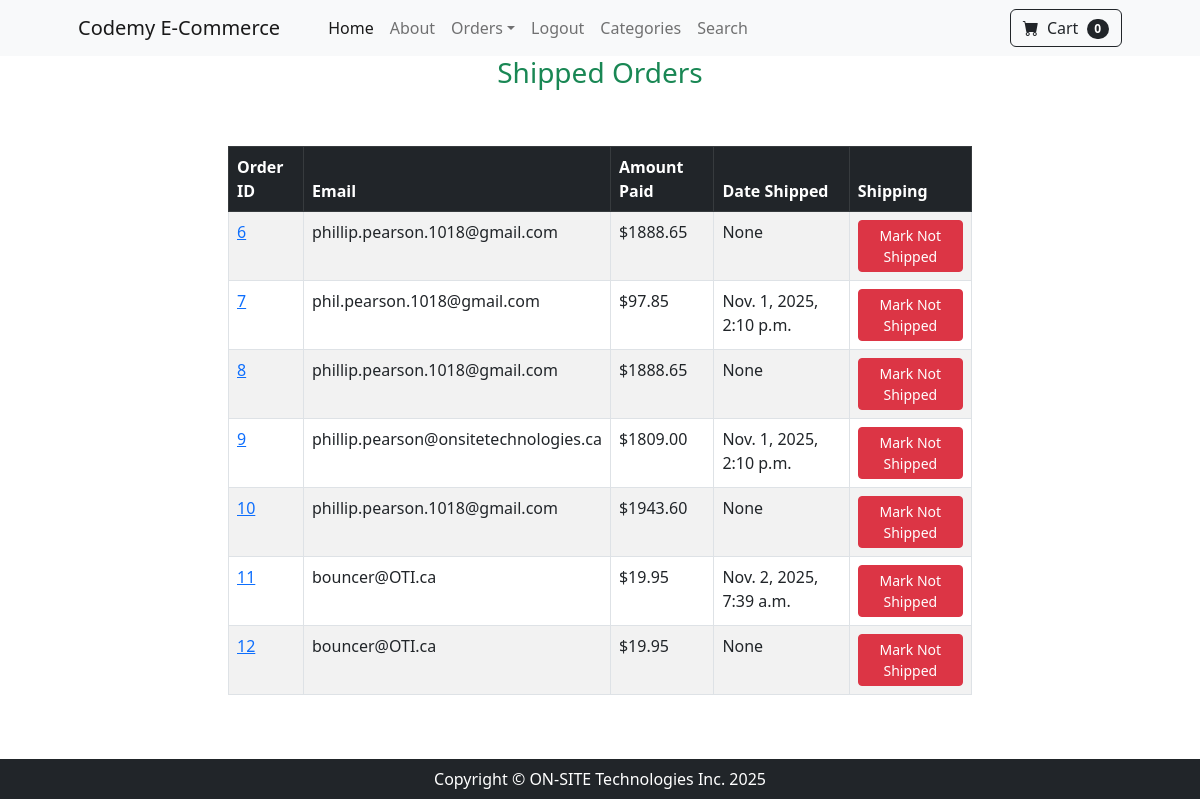
Page /payment/shipped_dash/ (signed in) on the earlier database version.
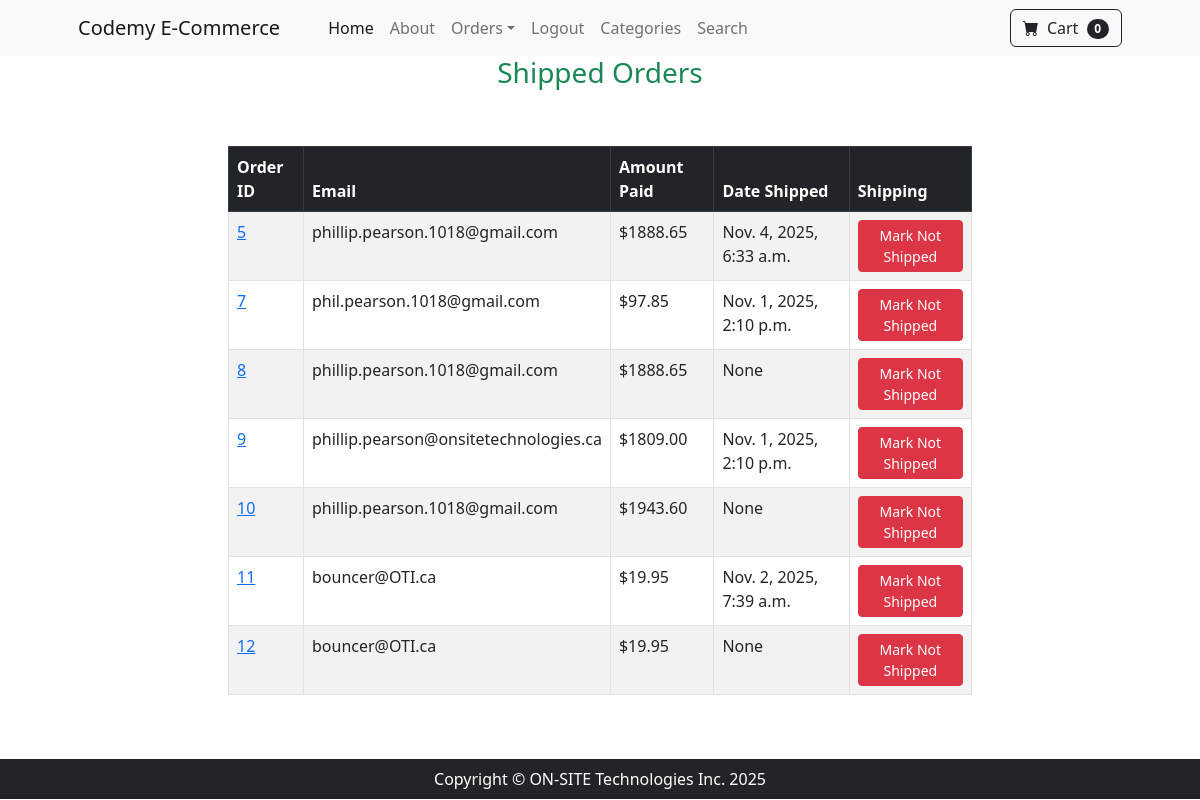
Same page on the later database version.
### payment/models.py (models this page shows, shortened)
class Order(models.Model):
  user = models.ForeignKey(User, on_delete=models.CASCADE, null=True, blank=True)
  full_name = models.CharField(max_length=250, blank=True)
  email = models.EmailField(max_length=250, blank=True)
  shipping_address = models.TextField(max_length=20000, blank=True)
  amount_paid = models.DecimalField(max_digits=10, decimal_places=2)
  date_ordered = models.DateTimeField(auto_now_add=True)
  shipped = models.BooleanField(default=False)
  date_shipped = models.DateTimeField(blank=True, null=True)

### payment/views.py (the view, shortened to what this page needs)
# urls.py: path('shipped_dash/', views.shipped_dash, name='shipped_dash'),
def shipped_dash(request):
  if request.user.is_authenticated and request.user.is_superuser:
    orders = Order.objects.filter(shipped=True)
    return render(request, 'payment/shipped_dash.html', {'orders': orders})
  else:
    messages.warning(request, 'Access Forbidden!')
    return redirect('home')

### cart/cart.py (called while the page is built)
  def __len__(self):
    return len(self.cart)

### cart/context_processors.py (called while the page is built)
def cart(request):
  return {'cart': Cart(request)}

### payment/templates/payment/shipped_dash.html (shortened to what this page needs)
{% extends 'base.html' %}
{% block content %}
<div class="container">
  <div class="row">
    <center>
      <div class="col-8 text-success h3">
    Shipped Orders
      </div>
    </center>
  </div>
  <br><br>
  <center>
  <div class="col-8">
      <table class="table table-striped table-hover table-bordered">
        <thead class="table-dark">
          <tr>
            <th scope="col">Order ID</th>
            <th scope="col">Email</th>
            <th scope="col">Amount Paid</th>
            <th scope="col">Date Shipped</th>
            <th scope="col">Shipping</th>
          </tr>
        </thead>
        <tbody>
          {% for item in orders %}
          <tr>
            <td><a href="{% url 'orders' item.id %}">{{item.id}}</a></td>
            <td>{{item.email}}</td>
            <td>${{item.amount_paid}}</td>
            <td>{{item.date_shipped}}</td>
            <td>
              <form method="POST">
                <button type="submit" class="btn btn-danger btn-sm">Mark Not Shipped</button>
              </form>
            </td>
          </tr>
          {% endfor %}
        </tbody>
      </table>
  </div>
  </center>
<br><br>
</div>
{% endblock %}

Differences in the rows shown:
no longer on this page (row edited): Order: id "6", email "phillip.pearson.1018@gmail.com", amount_paid "1888.65", date_shipped "None"
now on this page (row edited): Order: id "5", email "phillip.pearson.1018@gmail.com", amount_paid "1888.65", date_shipped "Nov. 4, 2025, 6:33 a.m."
